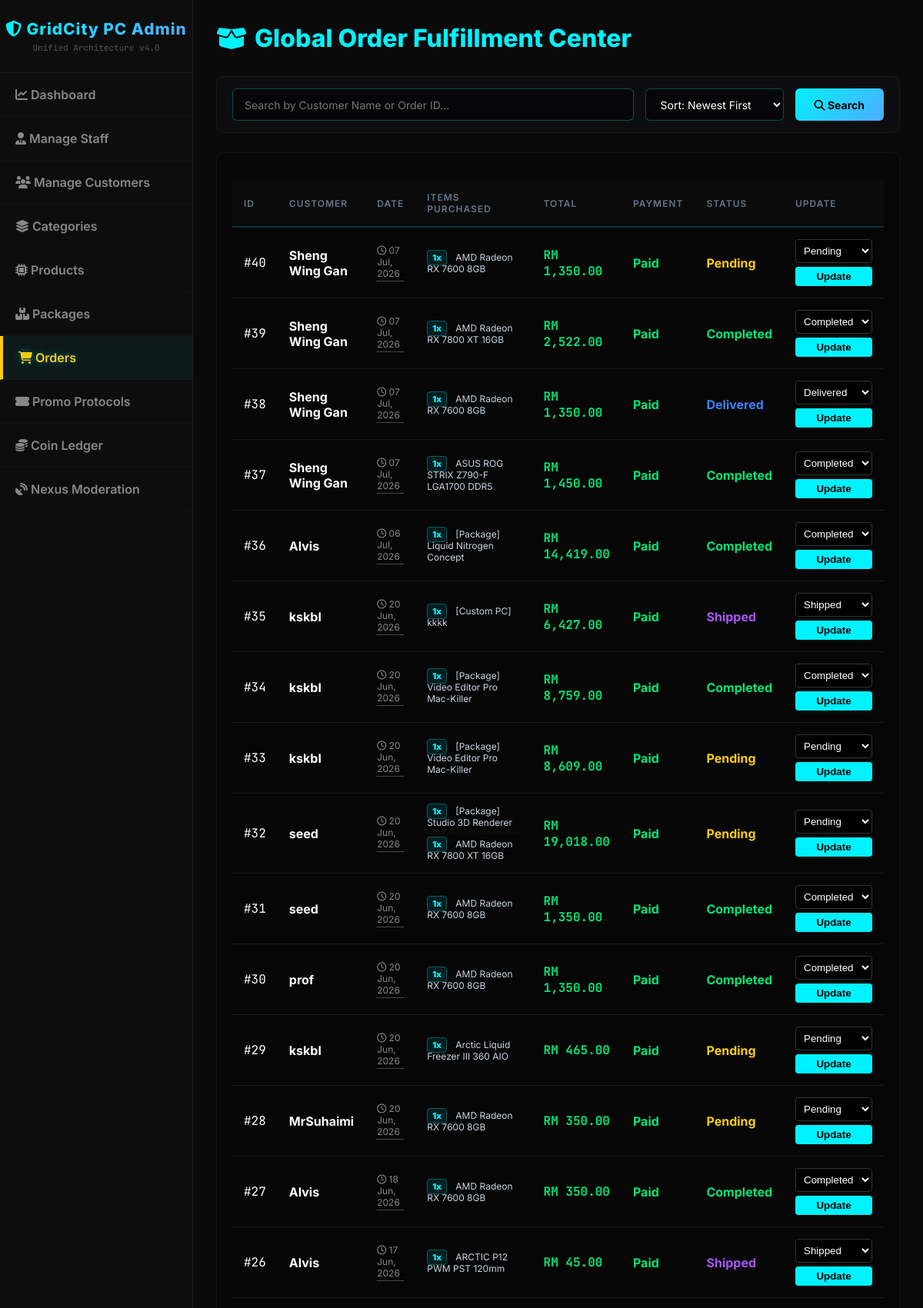
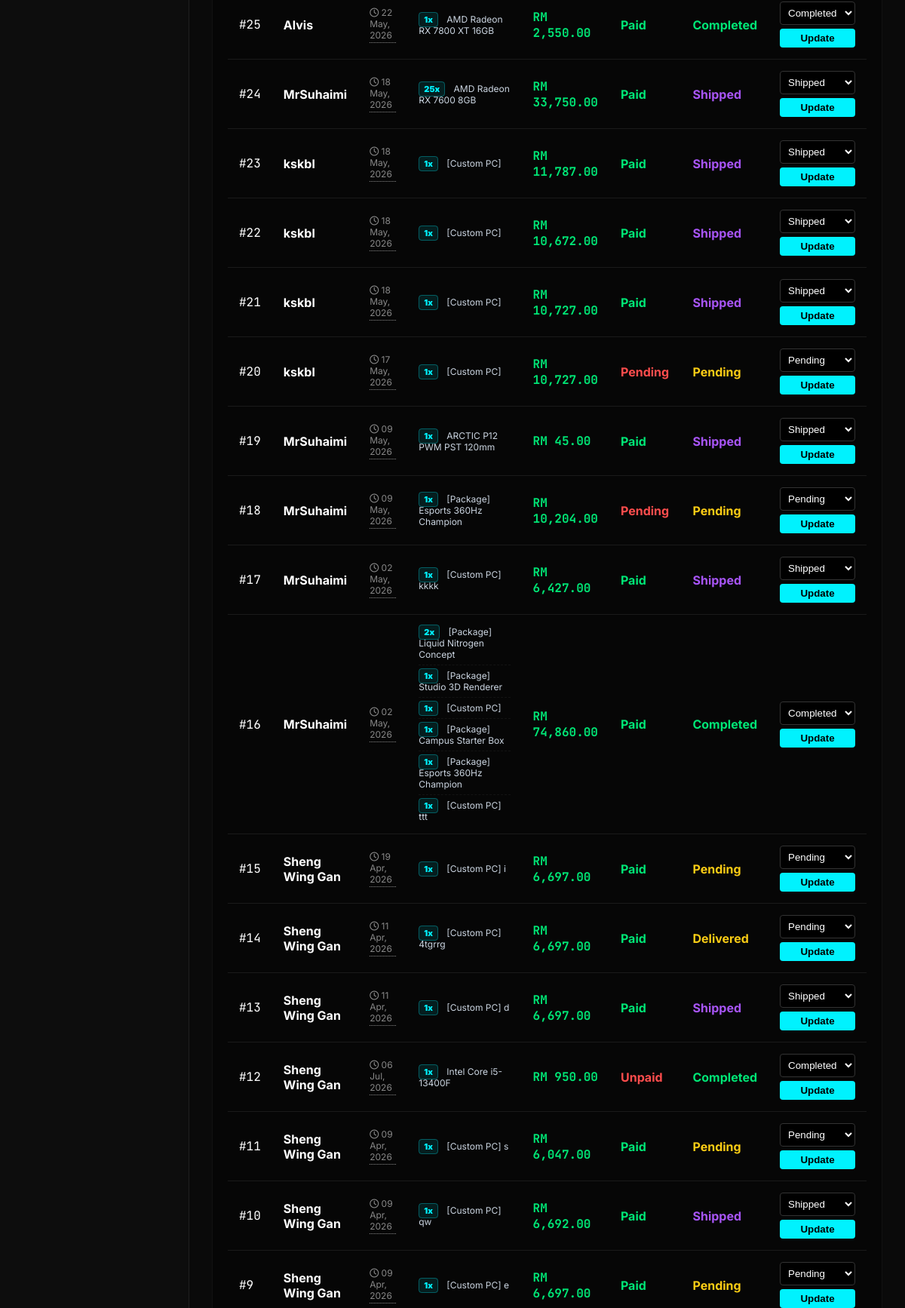
The page /manage_orders.php (signed in, upper part) on the database as committed earlier (2 pictures, top to bottom).
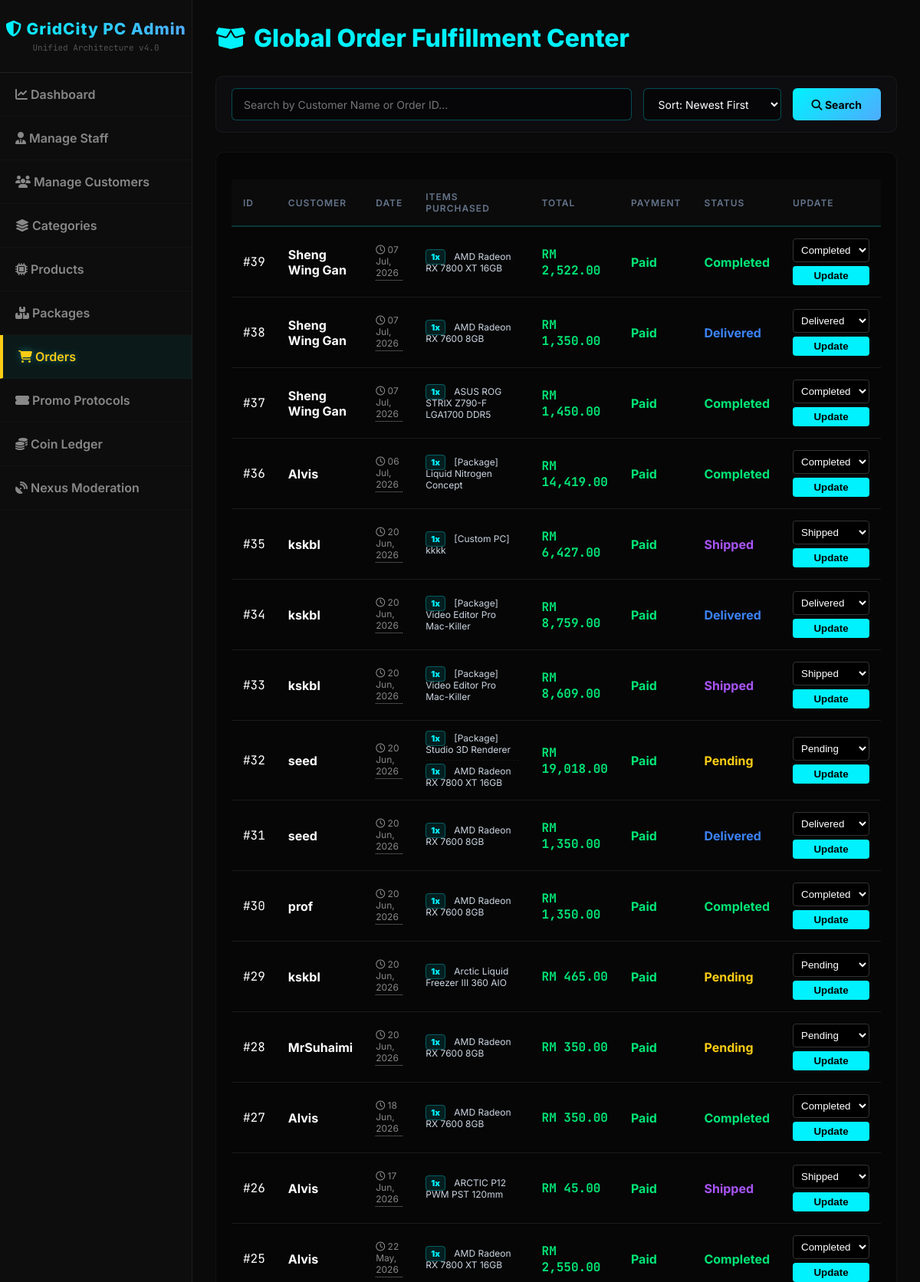
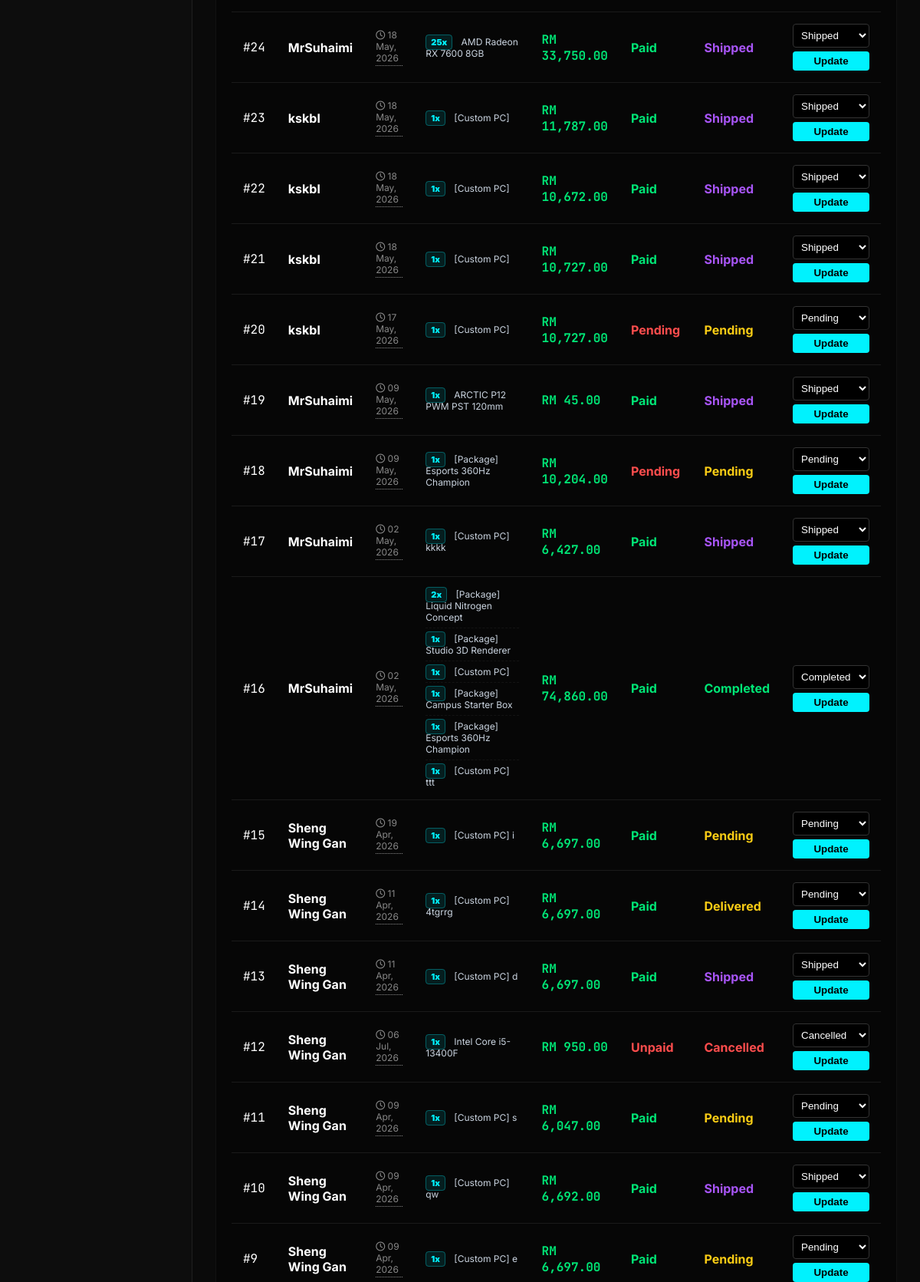
The same page on the database as committed later (2 pictures, top to bottom).
### tables this page shows
CREATE TABLE `orders` (
  `order_id` int(11) NOT NULL,
  `order_name` varchar(100) DEFAULT 'My Custom Order',
  `customer_id` int(11) NOT NULL,
  `order_date` datetime DEFAULT current_timestamp(),
  `total_amount` decimal(10,2) NOT NULL,
  `coins_used` int(11) NOT NULL DEFAULT 0,
  `discount_amount` decimal(10,2) NOT NULL DEFAULT 0.00,
  `shipping_address` text NOT NULL,
  `contact_number` varchar(20) DEFAULT NULL,
  `order_status` varchar(20) DEFAULT 'Pending'
);

CREATE TABLE `customers` (
  `customer_id` int(11) NOT NULL,
  `username` varchar(150) DEFAULT NULL,
  `first_name` varchar(50) DEFAULT NULL,
  `last_name` varchar(50) DEFAULT NULL,
  `email` varchar(100) NOT NULL,
  `password` varchar(255) NOT NULL,
  `phone_number` varchar(20) DEFAULT NULL,
  `birthday` date DEFAULT NULL,
  `wallet_balance` decimal(10,2) NOT NULL DEFAULT 0.00,
  `reward_coins` int(11) NOT NULL DEFAULT 0,
  `lifetime_coins` int(11) DEFAULT 0,
  `membership_tier` varchar(20) DEFAULT 'Standard',
  `vip_expiry_date` datetime DEFAULT NULL,
  `auto_renew` tinyint(1) DEFAULT 0,
  `default_shipping_address` text DEFAULT NULL,
  `account_status` varchar(20) DEFAULT 'Active',
  `reset_token` varchar(6) DEFAULT NULL,
  `reset_token_expire` datetime DEFAULT NULL,
  `pref_gamer` int(11) DEFAULT 0,
  `pref_creator` int(11) DEFAULT 0,
  `pref_student` int(11) DEFAULT 0,
  `pref_enthusiast` int(11) DEFAULT 0,
  `created_at` datetime DEFAULT current_timestamp(),
  `status` varchar(50) NOT NULL DEFAULT 'Active',
  `daily_coins_added` int(11) DEFAULT 0,
  `daily_coins_deducted` int(11) DEFAULT 0,
  `last_coin_update` date DEFAULT NULL,
  `last_login` datetime DEFAULT current_timestamp()
);

CREATE TABLE `order_details` (
  `order_detail_id` int(11) NOT NULL,
  `order_id` int(11) NOT NULL,
  `product_id` int(11) DEFAULT NULL,
  `pc_build` int(11) DEFAULT NULL,
  `package_id` int(11) DEFAULT NULL,
  `affiliate_id` int(11) DEFAULT NULL,
  `quantity` int(11) NOT NULL,
  `unit_price` decimal(10,2) NOT NULL,
  `return_status` varchar(50) DEFAULT NULL,
  `return_reason` text DEFAULT NULL,
  `return_image` varchar(255) DEFAULT NULL
);

CREATE TABLE `products` (
  `product_id` int(11) NOT NULL,
  `category_id` int(11) NOT NULL,
  `product_name` varchar(100) NOT NULL,
  `description` text DEFAULT NULL,
  `price` decimal(10,2) NOT NULL,
  `stock_quantity` int(11) NOT NULL DEFAULT 0,
  `specifications` text DEFAULT NULL,
  `image_url` longtext DEFAULT NULL,
  `status` varchar(20) DEFAULT 'Available',
  `tdp_wattage` int(11) DEFAULT 0,
  `is_package` tinyint(1) DEFAULT 0,
  `socket_type` varchar(20) DEFAULT NULL COMMENT 'For CPU and Motherboard (e.g., LGA1700, AM5)',
  `ram_type` varchar(20) DEFAULT NULL COMMENT 'For Motherboard and RAM (e.g., DDR4, DDR5)',
  `performance_tier` int(2) DEFAULT 0 COMMENT '1-10 scale for AI Bottleneck calculation'
);

CREATE TABLE `payments` (
  `payment_id` int(11) NOT NULL,
  `order_id` int(11) NOT NULL,
  `payment_method` varchar(50) NOT NULL,
  `reference_number` varchar(100) DEFAULT NULL,
  `payment_status` varchar(20) DEFAULT 'Unpaid',
  `transaction_date` datetime DEFAULT current_timestamp()
);

### manage_orders.php (the view, shortened to what the changed rows need)
<?php
$conn->query("UPDATE orders SET order_status = 'Shipped'
              WHERE order_status = 'Processing'
              AND order_date < NOW() - INTERVAL 4 MINUTE");
$search = $_GET['search'] ?? '';
$current_sort = $_GET['sort'] ?? 'desc';
$order_by = 'o.order_id DESC';
?>
<!DOCTYPE html>
<html lang="en">
<head>
    <link rel="stylesheet" href="https://cdnjs.cloudflare.com/ajax/libs/font-awesome/6.4.0/css/all.min.css">
    <link rel="stylesheet" href="css/admin_style.css">
</head>
<body>
    <div class="admin-container">
        <div class="admin-content" style="padding: 30px;">
            <header class="admin-header" style="margin-bottom: 30px; display: flex; justify-content: space-between; align-items: center;">
                <div>
                    <h2 style="color: #00f2fe; margin:0;"><i class="fas fa-box-open"></i> Global Order Fulfillment Center</h2>
                </div>
            </header>
            <div class="table-container" style="background: rgba(0,0,0,0.4); padding: 20px; border-radius: 12px; border: 1px solid rgba(255,255,255,0.05);">
                <table style="width:100%; border-collapse: collapse;">
                    <thead>
                        <tr style="border-bottom: 2px solid rgba(0,242,254,0.2); text-align: left;">
                            <th style="padding:15px; color:#64748b; font-size:12px;">ID</th>
                            <th style="padding:15px; color:#64748b; font-size:12px;">Customer</th>
                            <th style="padding:15px; color:#64748b; font-size:12px;">Date</th>
                            <th style="padding:15px; color:#64748b; font-size:12px; width:30%;">Items Purchased</th>
                            <th style="padding:15px; color:#64748b; font-size:12px;">Total</th>
                            <th style="padding:15px; color:#64748b; font-size:12px;">Payment</th>
                            <th style="padding:15px; color:#64748b; font-size:12px;">Status</th>
                            <th style="padding:15px; color:#64748b; font-size:12px;">Update</th>
                        </tr>
                    </thead>
                    <tbody>
                        <?php
                        if ($search !== '') {
                            $keywords = explode(' ', trim($search));
                            $conditions = [];
                            $params = [];
                            $types = "";
                            foreach ($keywords as $kw) {
                                if (trim($kw) !== '') {
                                    $conditions[] = "(c.username LIKE ? OR o.order_id LIKE ?)";
                                    $params[] = "%" . trim($kw) . "%";
                                    $params[] = "%" . trim($kw) . "%";
                                    $types .= "ss";
                                }
                            }
                            $where_clause = implode(" AND ", $conditions);
                            $sql = "SELECT o.*, c.username, p.payment_status
                                    FROM orders o
                                    JOIN customers c ON o.customer_id = c.customer_id
                                    LEFT JOIN payments p ON o.order_id = p.order_id
                                    WHERE $where_clause ORDER BY $order_by";
                            $stmt = $conn->prepare($sql);
                            if (!empty($params)) {
                                $stmt->bind_param($types, ...$params);
                            }
                            $stmt->execute();
                            $res = $stmt->get_result();
                        } else {
                            $sql = "SELECT o.*, c.username, p.payment_status
                                    FROM orders o
                                    JOIN customers c ON o.customer_id = c.customer_id
                                    LEFT JOIN payments p ON o.order_id = p.order_id
                                    ORDER BY $order_by";
                            $res = $conn->query($sql);
                        }
                        if ($res && $res->num_rows > 0) {
                            while ($row = $res->fetch_assoc()) {
                                $status = $row['order_status'];
                                $status_color = "#facc15";
                                if ($status == 'Processing') $status_color = "#00f2fe";
                                elseif ($status == 'Shipped') $status_color = "#a855f7";
                                elseif ($status == 'Delivered') $status_color = "#3b82f6";
                                elseif ($status == 'Completed') $status_color = "#00e676";
                                elseif ($status == 'Cancelled') $status_color = "#ff4d4d";
                                $pay_status = empty($row['payment_status']) ? 'Unpaid' : $row['payment_status'];
                                $pay_color = (strtolower($pay_status) === 'paid') ? '#00e676' : '#ff4d4d';
                                echo "<tr style='border-bottom: 1px solid rgba(255,255,255,0.05);'>";
                                echo "<td style='padding:15px; font-family: JetBrains Mono;'>#{$row['order_id']}</td>";
                                echo "<td style='padding:15px; font-weight:bold;'>" . htmlspecialchars($row['username']) . "</td>";
                                $order_time = strtotime($row['order_date']);
                                $time_diff = time() - $order_time;
                                $days = floor($time_diff / 86400);
                                $hours = floor(($time_diff % 86400) / 3600);
                                $mins = floor(($time_diff % 3600) / 60);
                                $time_elapsed = "";
                                if ($days > 0) $time_elapsed = "{$days} Days, {$hours} Hrs ago";
                                elseif ($hours > 0) $time_elapsed = "{$hours} Hrs, {$mins} Mins ago";
                                else $time_elapsed = "{$mins} Mins ago";
                                $exact_time = date('h:i:s A', $order_time);
                                $date_display = date('d M, Y', $order_time);
                                $address = $row['shipping_address'] ?? 'Check customer profile for full address details.';
                                echo "<td style='padding:15px; color:#888; font-size:12px;'>
                                        <div class='tooltip-container'>
                                            <i class='far fa-clock'></i> {$date_display}
                                            <div class='tooltip-text'>
                                                <div style='margin-bottom:8px;'>
                                                    <strong style='color:#00f2fe;'><i class='fas fa-map-marker-alt'></i> Shipping Address:</strong><br>
                                                    <span style='color:#cbd5e1;'>" . htmlspecialchars($address) . "</span>
                                                </div>
                                                <div style='margin-bottom:8px;'>
                                                    <strong style='color:#00f2fe;'><i class='fas fa-calendar-check'></i> Exact Time:</strong><br>
                                                    <span style='color:#cbd5e1;'>{$date_display} at {$exact_time}</span>
                                                </div>
                                                <div>
                                                    <strong style='color:#00f2fe;'><i class='fas fa-stopwatch'></i> Time Elapsed:</strong><br>
                                                    <span style='color:#ff4d4d; font-weight:bold;'>{$time_elapsed}</span>
                                                </div>
                                            </div>
                                        </div>
                                      </td>";
                                echo "<td style='padding:15px;'>";
                                $order_id_val = $row['order_id'];
                                $sql_items = "SELECT od.order_detail_id, od.quantity, od.unit_price, od.return_status, od.return_reason, od.return_image, p.product_name, pkg.package_name, sb.build_name
                                              FROM order_details od
                                              LEFT JOIN products p ON od.product_id = p.product_id
                                              LEFT JOIN packages pkg ON od.package_id = pkg.package_id
                                              LEFT JOIN saved_builds sb ON od.pc_build = sb.pc_build
                                              WHERE od.order_id = $order_id_val";
                                $res_items = $conn->query($sql_items);
                                while($item = $res_items->fetch_assoc()) {
                                    $name = $item['product_name'] ?: ($item['package_name'] ? "[Package] ".$item['package_name'] : "[Custom PC] ".$item['build_name']);
                                    echo "<div class='item-row'><span class='qty-badge'>{$item['quantity']}x</span> ".htmlspecialchars($name);
                                    echo "</div>";
                                }
                                echo "</td>";
                                echo "<td style='padding:15px; color:#00e676; font-weight:bold; font-family: JetBrains Mono;'>RM " . number_format($row['total_amount'], 2) . "</td>";
                                echo "<td style='padding:15px; font-weight:bold; color:{$pay_color}'>" . htmlspecialchars($pay_status) . "</td>";
                                echo "<td style='padding:15px; font-weight:bold; color:$status_color'>$status</td>";
                                echo "<td style='padding:15px;'>
                                        <form method='POST'>
                                            <input type='hidden' name='order_id' value='{$row['order_id']}'>
                                            <input type='hidden' name='current_sort' value='$current_sort'>
                                            <input type='hidden' name='current_search' value='$search'>
                                            <select name='new_status' style='background:#000; color:#fff; border:1px solid #333; padding:6px; border-radius:4px; margin-bottom:5px; width:100px;'>
                                                <option value='Pending' ".($status=='Pending'?'selected':'').">Pending</option>
                                                <option value='Processing' ".($status=='Processing'?'selected':'').">Processing</option>
                                                <option value='Shipped' ".($status=='Shipped'?'selected':'').">Shipped</option>
                                                <option value='Delivered' ".($status=='Delivered'?'selected':'').">Delivered</option> <option value='Completed' ".($status=='Completed'?'selected':'').">Completed</option>
                                                <option value='Cancelled' ".($status=='Cancelled'?'selected':'').">Cancelled</option>
                                            </select><br>
                                            <button type='submit' name='update_status' style='background:#00f2fe; color:#000; border:none; padding:5px 10px; border-radius:4px; font-weight:bold; cursor:pointer; width:100px;'>Update</button>
                                        </form>
                                      </td>";
                                echo "</tr>";
                            }
                        } else {
                            echo "<tr><td colspan='8' style='padding:30px; text-align:center; color:#888; font-size: 16px;'>No orders match your search.</td></tr>";
                        }
                        ?>
                    </tbody>
                </table>
            </div>
        </div>
    </div>
</body>
</html>

Rows that differ between the two databases and show on the page:
removed orders: order_id "40", customer.username "Sheng Wing Gan", order_date "07 Jul, 2026", total_amount "1,350.00", payments.payment_status "Paid", order_status "Pending", new_status "Pending"
removed order_details: quantity "1", product.product_name "AMD Radeon RX 7600 8GB", shown under "40"
changed orders id 34: order_status "Completed" → "Delivered"; new_status "Completed" → "Delivered"
changed orders id 33: order_status "Pending" → "Shipped"; new_status "Pending" → "Shipped"
changed orders id 31: order_status "Completed" → "Delivered"; new_status "Completed" → "Delivered"
changed orders id 12: order_status "Completed" → "Cancelled"; new_status "Completed" → "Cancelled"
